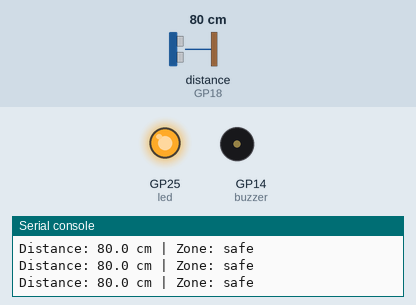
Simulated run of this program. Board: Raspberry Pi Pico running MicroPython. Parts: output pins drawn as LEDs (lit = HIGH), buzzer (waves = sounding), the last lines printed to the serial console. Dashed ring = blinking. The inputs (shaded band) are chosen by the test bench; at power-on: distance to the obstacle (sensor on GP18) 80 cm. The echo pulse lasts 58.3 µs per cm; pins used as bus, display or sensor lines are not drawn.

Above: at 2.2 s.
2.3 s: distance to the obstacle (sensor on GP18) set to 66 cm
3.8 s: distance to the obstacle (sensor on GP18) set to 57 cm
At 4.5 s:
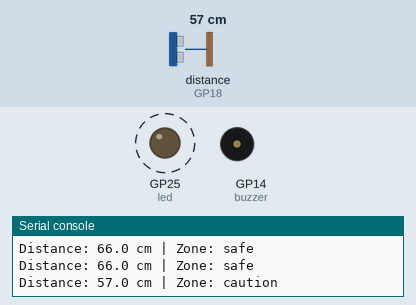
6.8 s: distance to the obstacle (sensor on GP18) set to 2 cm
At 7.21 s:
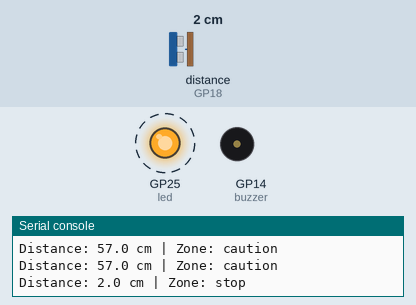
9.8 s: distance to the obstacle (sensor on GP18) set to 120 cm
At 10.7 s:
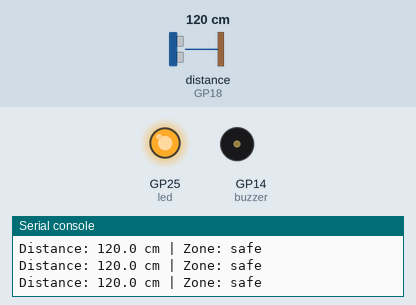
11.4 s: distance to the obstacle (sensor on GP18) set to 4 cm
At 11.77 s:
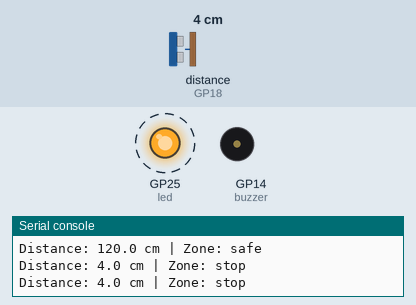
Timing chart, 0 to 15.4 s (numbered marks = the images above; inputs shaded):
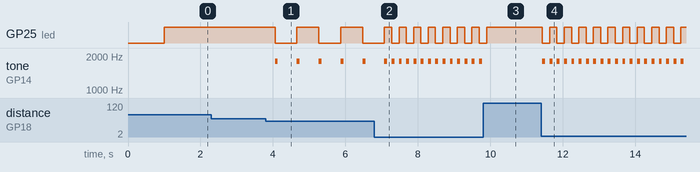

Measured:
- the behaviour switches between 61 and 60 cm on distance to the obstacle (sensor on GP18) (found by bisection; images 0 and 1)
- after the input at 3.8 s, GP25 (led): alternates HIGH for 0.60 s and LOW for 0.60 s, starting after 0.26 s; tone on GP14 (buzzer): alternates 1800 Hz for 0.08 s and silent for 0.52 s, starting after 0.26 s
- after the input at 6.8 s, GP25 (led): alternates HIGH for 0.20 s and LOW for 0.20 s, starting after 0.48 s; tone on GP14 (buzzer): alternates 1800 Hz for 0.08 s and silent for 0.12 s, starting after 0.48 s
- after the input at 9.8 s, GP25 (led): goes on until 9.9 s, then stays HIGH; tone on GP14 (buzzer): stops changing and stays silent
- after the input at 11.4 s, GP25 (led): alternates HIGH for 0.20 s and LOW for 0.20 s, starting at once; tone on GP14 (buzzer): alternates 1800 Hz for 0.08 s and silent for 0.12 s, starting at once

The program:

03_proximity_alarm.py
```python
from machine import Pin, PWM, time_pulse_us
from time import sleep_ms, sleep_us

TRIGGER_PIN = 19
ECHO_PIN = 18
BUZZER_PIN = 14
SAFE_DISTANCE_CM = 60
STOP_DISTANCE_CM = 25
ECHO_TIMEOUT_US = 30000
SPEED_OF_SOUND_CM_PER_US = 0.0343
BUZZER_DUTY = 2500

trigger = Pin(TRIGGER_PIN, Pin.OUT, value=0)
echo = Pin(ECHO_PIN, Pin.IN)
led = Pin("LED", Pin.OUT)
buzzer = PWM(Pin(BUZZER_PIN))
buzzer.freq(1800)
buzzer.duty_u16(0)

ZONE_CONFIG = {
    "safe": {"beep_ms": 0, "pause_ms": 300},
    "caution": {"beep_ms": 80, "pause_ms": 520},
    "stop": {"beep_ms": 80, "pause_ms": 120},
    "invalid": {"beep_ms": 0, "pause_ms": 300},
}


def measure_distance_cm():
    trigger.off()
    sleep_us(2)
    trigger.on()
    sleep_us(10)
    trigger.off()

    pulse_us = time_pulse_us(echo, 1, ECHO_TIMEOUT_US)
    if pulse_us < 0:
        return None
    return pulse_us * SPEED_OF_SOUND_CM_PER_US / 2


def classify_distance(distance_cm):
    if distance_cm is None:
        return "invalid"
    if distance_cm > SAFE_DISTANCE_CM:
        return "safe"
    if distance_cm > STOP_DISTANCE_CM:
        return "caution"
    return "stop"


def alert_once(zone):
    config = ZONE_CONFIG[zone]

    if zone == "safe":
        led.on()
    elif zone == "invalid":
        led.off()
    else:
        led.toggle()

    if config["beep_ms"] > 0:
        buzzer.duty_u16(BUZZER_DUTY)
        sleep_ms(config["beep_ms"])
        buzzer.duty_u16(0)

    sleep_ms(config["pause_ms"])


print("Proximity alarm ready. Stop with Ctrl+C.")
sleep_ms(1000)

try:
    while True:
        distance = measure_distance_cm()
        zone = classify_distance(distance)

        if distance is None:
            print("Distance: invalid | Zone:", zone)
        else:
            print("Distance:", round(distance, 1), "cm | Zone:", zone)

        alert_once(zone)
finally:
    trigger.off()
    led.off()
    buzzer.duty_u16(0)
    buzzer.deinit()
```
